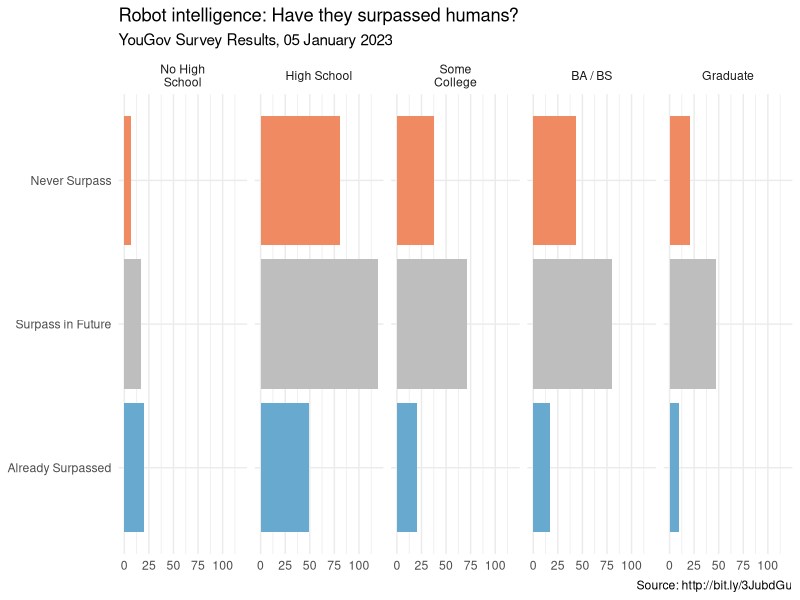
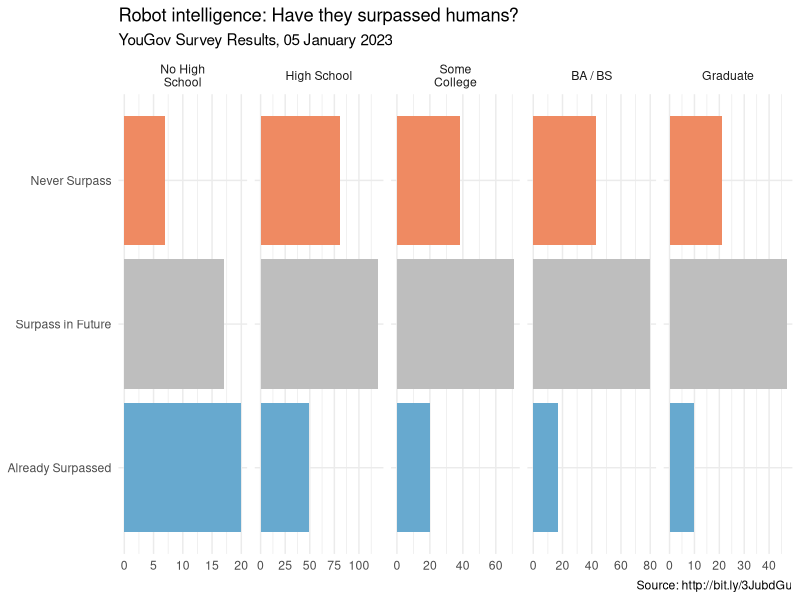
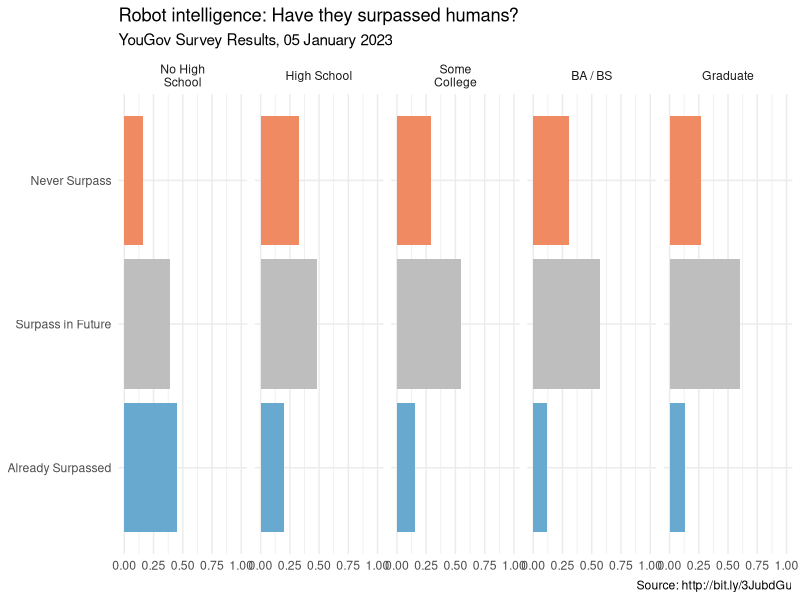
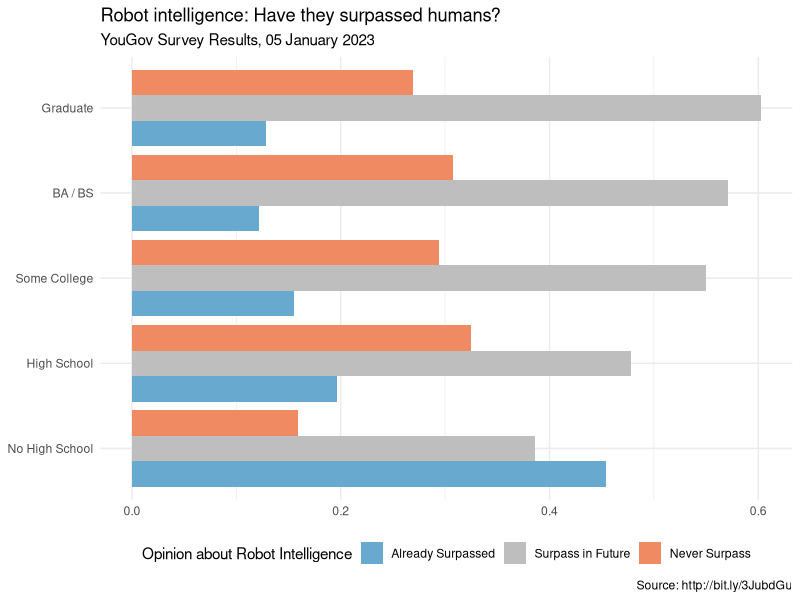

Here is the R script that generated these plots, in order:
## ---- chunk 1

library(tidyverse)

## ---- chunk 2

robots <- read_csv("data-raw/robot-intelligence.csv")

## ---- chunk 3

robots <- robots %>%
  mutate(
    education = fct_recode(education, "High School" = "High School graduate", "BA / BS" = "4-year", "Some College" = "Some College", "Graduate" = "Post-grad", "No High School" = "NO HS"),
    education = fct_relevel(education, "No High School", "High School", "Some College", "BA / BS", "Graduate"),
    opinion = fct_recode(opinion,
      "Already Surpassed" = "Most robots have already developed higher levels of intelligence than humans",
      "Surpass in Future" = "Robots will be able to develop higher levels of intelligence than humans in the future",
      "Never Surpass" = "Robots will never be able to develop higher levels of intelligence than humans")
  ) %>% 
  filter(!opinion %in% c("None of these", "Don't know"))

ggplot(robots, aes(y = opinion, fill = opinion)) +
  geom_bar() +
  facet_wrap(~education,
    nrow = 1, labeller = label_wrap_gen(width = 12)
  ) +
  guides(fill = "none") +
  labs(
    title = "Robot intelligence: Have they surpassed humans?",
    subtitle = "YouGov Survey Results, 05 January 2023",
    caption = "Source: http://bit.ly/3JubdGu",
    x = NULL, y = NULL
  ) +
  scale_fill_manual(values = c(
    "Never Surpass" = "#ef8a62",
    "Already Surpassed" = "#67a9cf",
    "Surpass in Future" = "gray"
  )) +
  theme_minimal()

## ---- chunk 4

ggplot(robots, aes(y = opinion, fill = opinion)) +
  geom_bar() +
  facet_wrap(~education,
    nrow = 1, labeller = label_wrap_gen(width = 12),
    scales = "free_x"
  ) +
  guides(fill = "none") +
  labs(
    title = "Robot intelligence: Have they surpassed humans?",
    subtitle = "YouGov Survey Results, 05 January 2023",
    caption = "Source: http://bit.ly/3JubdGu",
    x = NULL, y = NULL
  ) +
  scale_fill_manual(values = c(
    "Never Surpass" = "#ef8a62",
    "Already Surpassed" = "#67a9cf",
    "Surpass in Future" = "gray"
  )) +
  theme_minimal()

## ---- chunk 5

robots_prop <- robots %>%
  group_by(education, opinion) %>%
  count() %>%
  group_by(education) %>%
  mutate(proportion = n / sum(n)) 

ggplot(robots_prop, aes(x = opinion, y = proportion, fill = opinion)) +
  geom_bar(stat = "identity") +
  facet_wrap(~education,
    nrow = 1, labeller = label_wrap_gen(width = 12),
    ) +
  ylim(c(0, 1)) +
  coord_flip() +
  guides(fill = "none") +
  labs(
    title = "Robot intelligence: Have they surpassed humans?",
    subtitle = "YouGov Survey Results, 05 January 2023",
    caption = "Source: http://bit.ly/3JubdGu",
    x = NULL, y = NULL
  ) +
  scale_fill_manual(values = c(
    "Never Surpass" = "#ef8a62",
    "Already Surpassed" = "#67a9cf",
    "Surpass in Future" = "gray"
  )) +
  theme_minimal()
  
## ---- chunk 6

ggplot(robots_prop, aes(x = education, y = proportion, fill = opinion)) +
  geom_bar(stat = "identity", position = "dodge") +
  coord_flip() +
  labs(
    title = "Robot intelligence: Have they surpassed humans?",
    subtitle = "YouGov Survey Results, 05 January 2023",
    caption = "Source: http://bit.ly/3JubdGu",
    x = NULL, y = NULL,
    fill = "Opinion about Robot Intelligence"
  ) +
  scale_fill_manual(values = c(
    "Never Surpass" = "#ef8a62",
    "Already Surpassed" = "#67a9cf",
    "Surpass in Future" = "gray"
  )) +
  theme_minimal() +
  theme(legend.position = "bottom") 

